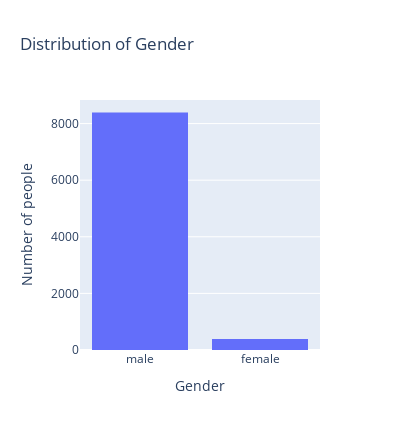

Here is the notebook cell this chart was saved with:
### Code cell
df_filtered = df[df['gender'] != 'non-binary']

fig = px.histogram(df_filtered, x='gender',title='Distribution of Gender', labels={'gender': 'Gender'}, height=430, width=400)
fig.update_layout(yaxis_title="Number of people")

fig.show()

### Figure 1 — Plotly figure (JSON) as saved in the notebook; plotly's stock layout.template omitted (floating-point values rounded to 4 significant figures; data arrays with more than 128 entries replaced by an {"elided": "..."} marker saying what was removed)
{"data": [{"alignmentgroup": "True", "bingroup": "x", "hovertemplate": "Gender=%{x}<br>count=%{y}<extra></extra>", "legendgroup": "", "marker": {"color": "#636efa", "pattern": {"shape": ""}}, "name": "", "offsetgroup": "", "orientation": "v", "showlegend": false, "type": "histogram", "x": {"elided": "8814 str values"}, "xaxis": "x", "yaxis": "y"}], "layout": {"barmode": "relative", "height": 430, "legend": {"tracegroupgap": 0}, "title": {"text": "Distribution of Gender"}, "width": 400, "xaxis": {"anchor": "y", "domain": [0, 1], "title": {"text": "Gender"}}, "yaxis": {"anchor": "x", "domain": [0, 1], "title": {"text": "Number of people"}}}}
